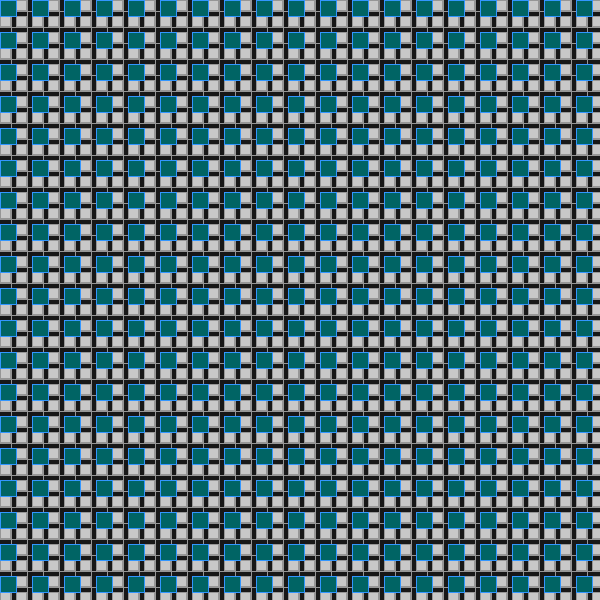
Frame 1 (no input)
Frame 60 (the mouse pressed at the canvas centre just before this capture): identical to frame 1, image omitted
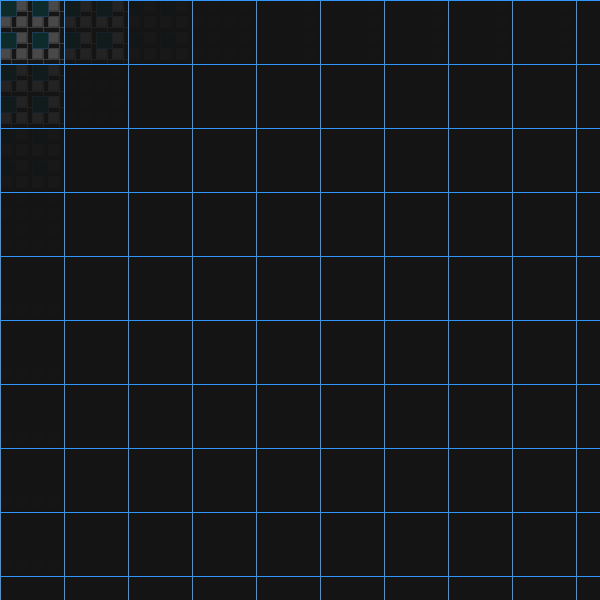
Frame 120 (the mouse held since frame 60 and released just before this capture)

The Processing sketch that drew these frames (run headless with seeded random() and noise(); from frame 60 on, the mouse is pressed at the canvas centre):

// Processing sketch: processing_37445
// ── processing_37445.pde

//a set of square grids where the largest set moves according to mouse placement

void setup() {

  size(600, 600);
}

void draw() {

  background(23, 23, 23);



  for (int y=0; y<=600; y+=16) { 
    for (int x=0; x<=600; x+=16) {
      fill(200);
      rect(y, x, 10, 10);
//small light grey squares
      stroke(150);
      line(y-5, 0, y-5, 600);
      line(0, y-5, 600, y-5);
     //slightly darker grid lines
    }
  }

  for (int p=0; p<=576; p+=32) { 
    for (int t=0; t<=576; t+=32) {
      stroke(50, 150, 255);
      fill(0, 100, 100);
      rect(p, t, 16, 16);
      //larger blue squares
    }
  }
  for (int r=0; r<=576; r+=64) { 
    for (int q=0; q<=576; q+=64) {
      stroke(50, 150, 255);
      fill(20, 180);
      rect(r, q, mouseX,mouseY);
      //larger movable translucent squares.
    }
  }
}
